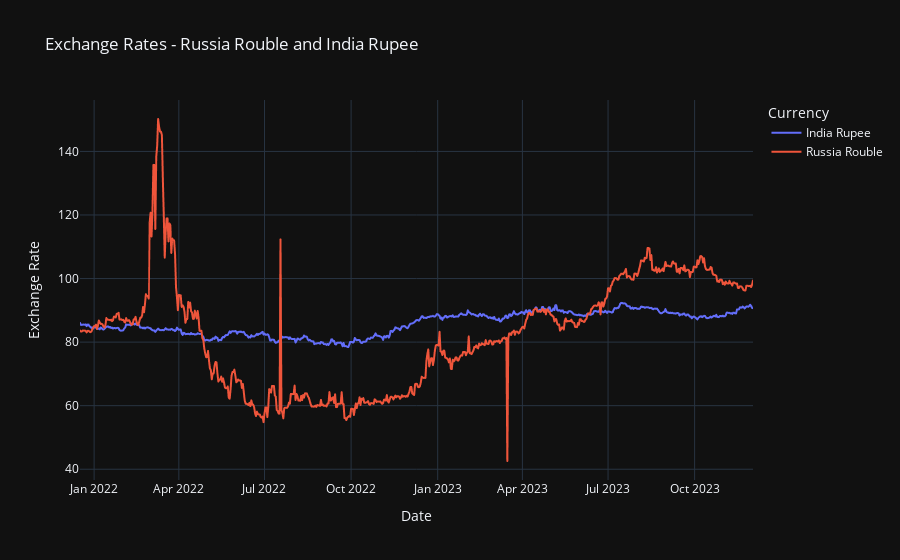

Notebook source saved alongside this figure:
### Code cell
import pandas as pd #pandas library to import csv and perform operations
import plotly.express as px #library for creating interactive charts

# Load the data from the CSV file
file_path = r'C:\Users\SUNYLoaner\Downloads\exchange_rates.csv'
exchange_rates_df = pd.read_csv(file_path)

# Convert the 'date' column to datetime format with the specified format
exchange_rates_df['date'] = pd.to_datetime(exchange_rates_df['date'], format='%d/%m/%Y')

# Select 'Australia Dollar' and 'India Rupee' for analysis
selected_currencies = ['Russia Rouble', 'India Rupee']

# Filter data for the selected currencies
selected_data = exchange_rates_df[exchange_rates_df['Country/Currency'].isin(selected_currencies)]

# Drop duplicate entries and keep the first occurrence
selected_data = selected_data.drop_duplicates(subset=['date', 'Country/Currency'])

# Pivot the data for easy plotting, aggregate values for duplicate dates using mean
pivot_table = selected_data.pivot_table(index=['date', 'Country/Currency'], values='value', aggfunc='mean').reset_index()

# Create an interactive line chart using Plotly Express
fig = px.line(pivot_table, x='date', y='value', color='Country/Currency',
              title='Exchange Rates - Russia Rouble and India Rupee',
              labels={'value': 'Exchange Rate'},
              line_shape='linear')

# Customize the layout
fig.update_layout(
    xaxis_title='Date',
    yaxis_title='Exchange Rate',
    legend_title='Currency',
    hovermode='x unified',
    template='plotly_dark'
)

# Show the interactive chart
fig.show()

### Figure 1 — Plotly figure (JSON) as saved in the notebook; plotly's stock layout.template omitted (floating-point values rounded to 4 significant figures; data arrays with more than 128 entries replaced by an {"elided": "..."} marker saying what was removed)
{"data": [{"hovertemplate": "Country/Currency=India Rupee<br>date=%{x}<br>Exchange Rate=%{y}<extra></extra>", "legendgroup": "India Rupee", "line": {"color": "#636efa", "dash": "solid", "shape": "linear"}, "marker": {"symbol": "circle"}, "mode": "lines", "name": "India Rupee", "showlegend": true, "type": "scattergl", "x": {"elided": "715 str values"}, "xaxis": "x", "y": {"elided": "715 float values"}, "yaxis": "y"}, {"hovertemplate": "Country/Currency=Russia Rouble<br>date=%{x}<br>Exchange Rate=%{y}<extra></extra>", "legendgroup": "Russia Rouble", "line": {"color": "#EF553B", "dash": "solid", "shape": "linear"}, "marker": {"symbol": "circle"}, "mode": "lines", "name": "Russia Rouble", "showlegend": true, "type": "scattergl", "x": {"elided": "715 str values"}, "xaxis": "x", "y": {"elided": "715 float values"}, "yaxis": "y"}], "layout": {"hovermode": "x unified", "legend": {"title": {"text": "Currency"}, "tracegroupgap": 0}, "title": {"text": "Exchange Rates - Russia Rouble and India Rupee"}, "xaxis": {"anchor": "y", "domain": [0, 1], "title": {"text": "Date"}}, "yaxis": {"anchor": "x", "domain": [0, 1], "title": {"text": "Exchange Rate"}}}}
